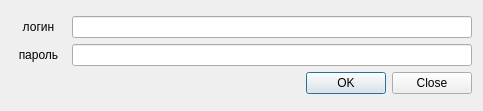
<?xml version="1.0" encoding="UTF-8"?>
<ui version="4.0">
 <class>Dialog</class>
 <widget class="QDialog" name="Dialog">
  <property name="geometry">
   <rect>
    <x>0</x>
    <y>0</y>
    <width>483</width>
    <height>111</height>
   </rect>
  </property>
  <property name="windowTitle">
   <string>Взаимодействие лекарственных препаратов</string>
  </property>
  <layout class="QGridLayout" name="gridLayout">
   <item row="0" column="0">
    <layout class="QVBoxLayout" name="verticalLayout">
     <item>
      <layout class="QHBoxLayout" name="horizontalLayout_2">
       <item>
        <widget class="QLabel" name="label">
         <property name="text">
          <string>логин</string>
         </property>
         <property name="alignment">
          <set>Qt::AlignCenter</set>
         </property>
        </widget>
       </item>
       <item>
        <widget class="QLineEdit" name="username">
         <property name="maximumSize">
          <size>
           <width>400</width>
           <height>16777215</height>
          </size>
         </property>
        </widget>
       </item>
      </layout>
     </item>
     <item>
      <layout class="QHBoxLayout" name="horizontalLayout">
       <item>
        <widget class="QLabel" name="label_2">
         <property name="text">
          <string>пароль</string>
         </property>
         <property name="alignment">
          <set>Qt::AlignCenter</set>
         </property>
        </widget>
       </item>
       <item>
        <widget class="QLineEdit" name="password">
         <property name="maximumSize">
          <size>
           <width>400</width>
           <height>16777215</height>
          </size>
         </property>
         <property name="echoMode">
          <enum>QLineEdit::Password</enum>
         </property>
        </widget>
       </item>
      </layout>
     </item>
     <item>
      <widget class="QDialogButtonBox" name="buttonBox">
       <property name="standardButtons">
        <set>QDialogButtonBox::Close|QDialogButtonBox::Ok</set>
       </property>
      </widget>
     </item>
    </layout>
   </item>
  </layout>
 </widget>
 <resources/>
 <connections/>
</ui>
